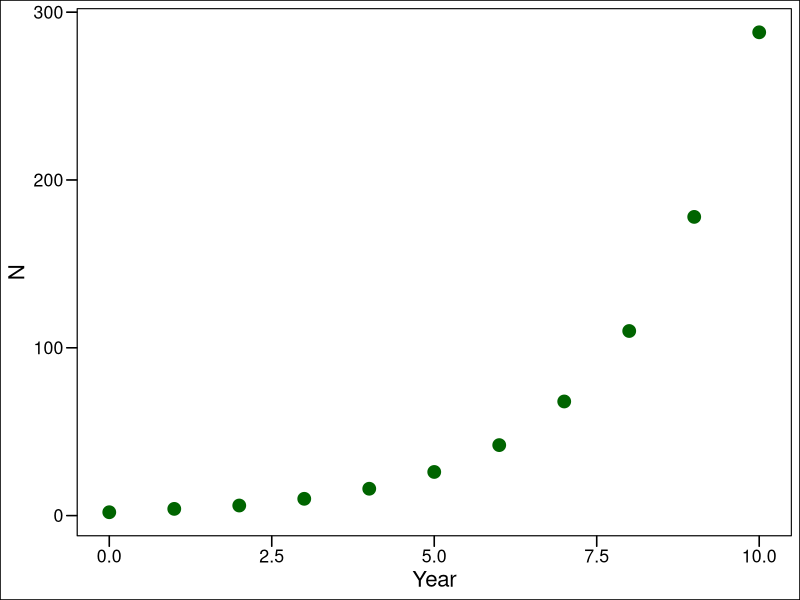

The R script that drew this image:
## ---- chunk 1
knitr::opts_chunk$set(echo = FALSE)
## ---- chunk 2
N=c(NA,NA,NA,NA,NA,NA,NA,NA,NA)
N[1]=2
N[2]=4

for (i in 2:10){
  N[i+1]<-N[i]+N[i-1]
}
dat<-data.frame(N=N, Year=as.integer(c(0:10)))
library(ggplot2)
ggplot(data=dat,(aes(Year, N)))+
  geom_point(colour="darkgreen", size=4)+
  ggthemes::theme_base()

